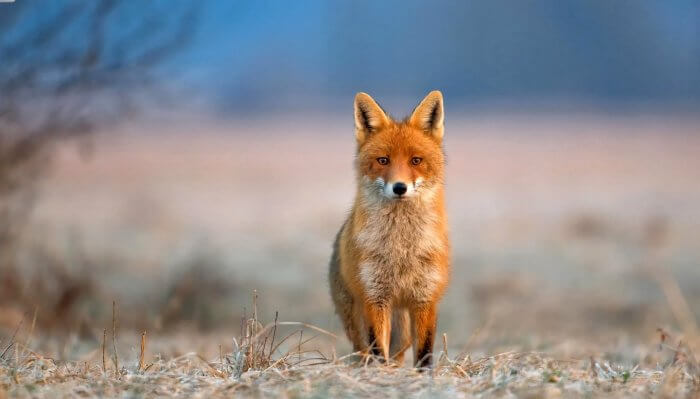
//> input picture Practice_1/script/filtro/zorro.jpg, 700 x 399 px
$ ./filtro   (built with g++ and OpenCV 4)
//> lines starting //> are read from the running program, lines starting //| are printed output that depends on the picture
#include <iostream>
#include <opencv2/imgproc/imgproc.hpp>
#include <opencv2/highgui/highgui.hpp>
#include <opencv2/imgcodecs.hpp>

using namespace std;
using namespace cv;

// [25 lines of commented-out code are left out]
void noBorderProcessing(Mat src, Mat dst, float Kernel[][3])
{

    float sum;
    for (int y = 1; y < src.rows - 1; y++) {
        for (int x = 1; x < src.cols - 1; x++) {
            sum = 0.0;
            for (int k = -1; k <= 1; k++) {
                for (int j = -1; j <= 1; j++) {

                    sum = sum + Kernel[j + 1][k + 1] * src.at<uchar>(y - j, x - k);

                }

            }

            dst.at<uchar>(y, x) = sum;
        }
    }
}
// [40 lines of commented-out code are left out]


int main()
{

    Mat src, dst;


    /// Load an image
    src = imread("zorro.jpg", IMREAD_GRAYSCALE);
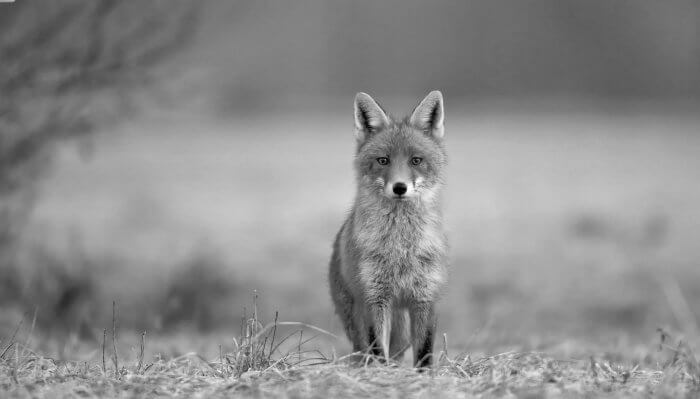
//> src: 399 rows x 700 cols, CV_8UC1; min 0, max 255, mean 140.8
    //src = imread("zorro.jpg");

    if (!src.data)
    {
        return -1;
    }

      //Blur
    /*float Kernel[3][3] = {
                          {1 / 9.0, 1 / 9.0, 1 / 9.0},
                          {1 / 9.0, 1 / 9.0, 1 / 9.0},
                          {1 / 9.0, 1 / 9.0, 1 / 9.0}
    };
    */
/*
        //DETECCION DE BORDES
      float Kernel[3][3] = {
                          {-1, -1, -1},
                          {-1, 8, -1},
                          {-1, -1, -1}
    };
*/
        //ENFOQUE
       float Kernel[3][3] = {
                          {0, -1, 0},
                          {-1, 5, -1},
                          {0, -1, 0}
    };

    dst = src.clone();
    for (int y = 0; y < src.rows; y++)
        for (int x = 0; x < src.cols; x++)
            dst.at<uchar>(y, x) = 0.0;
//> dst: 399 rows x 700 cols, CV_8UC1; every value is 0

    //circularIndexing(src, dst, Kernel);
    noBorderProcessing(src,dst,Kernel);
//> the loop in noBorderProcessing, `for (int y = 1; y < src.rows - 1; y++)` made 397 passes
//> sum on passes 1 to 3: 108, 106, 104
//> after the loop in noBorderProcessing, `for (int y = 1; y < src.rows - 1; y++)`:
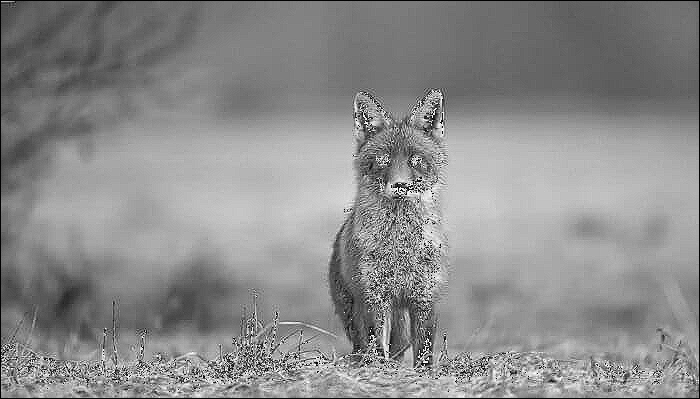
//> dst: 399 rows x 700 cols, CV_8UC1; min 0, max 255, mean 139.4
//> after the loop in noBorderProcessing, `for (int y = 1; y < src.rows - 1; y++)`: sum = 133
    //refletedIndexing(src, dst,Kernel);

    namedWindow("final");
    imshow("final", dst);


    namedWindow("initial");
    imshow("initial", src);

    waitKey();


    return 0;
}
